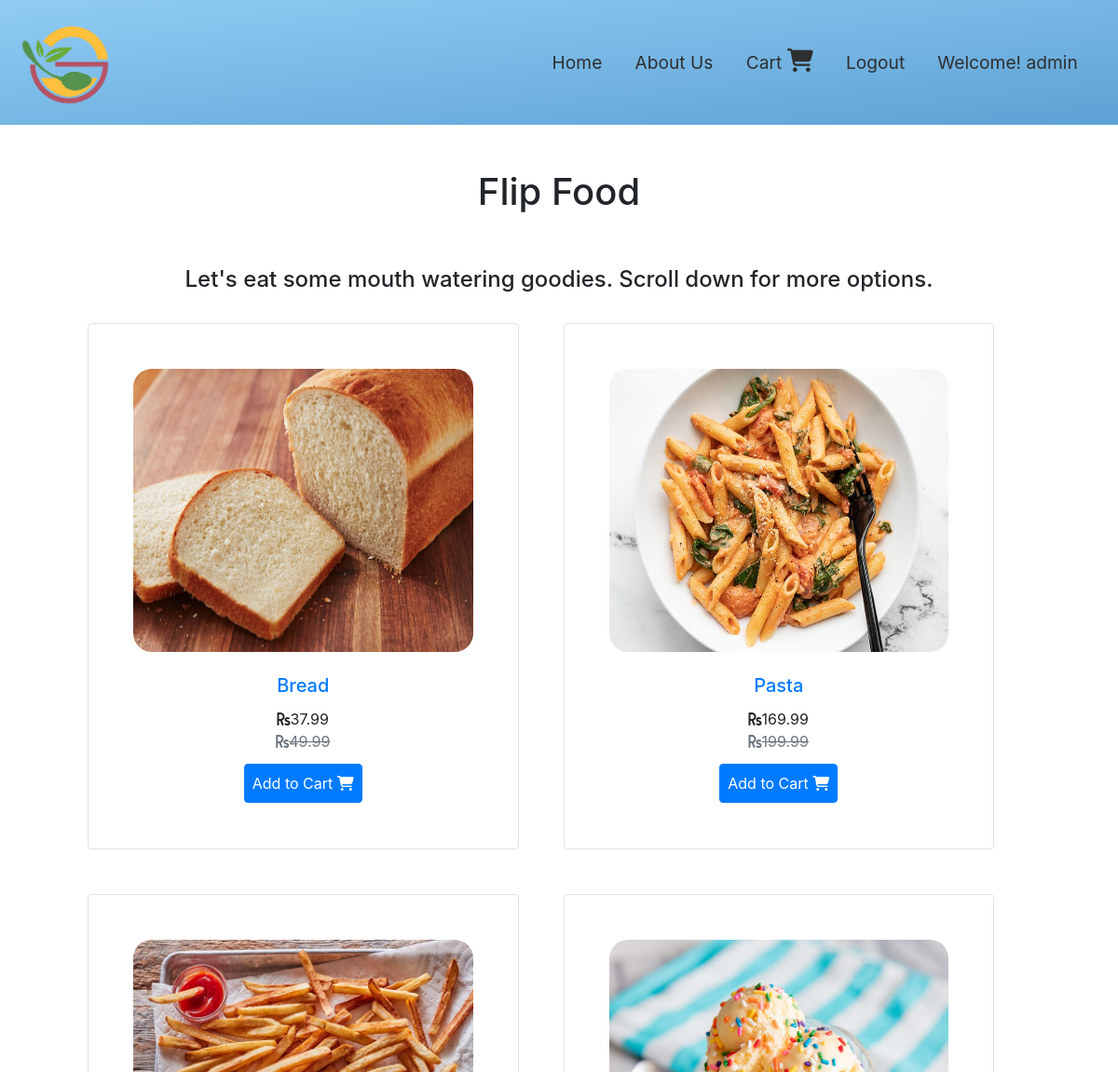
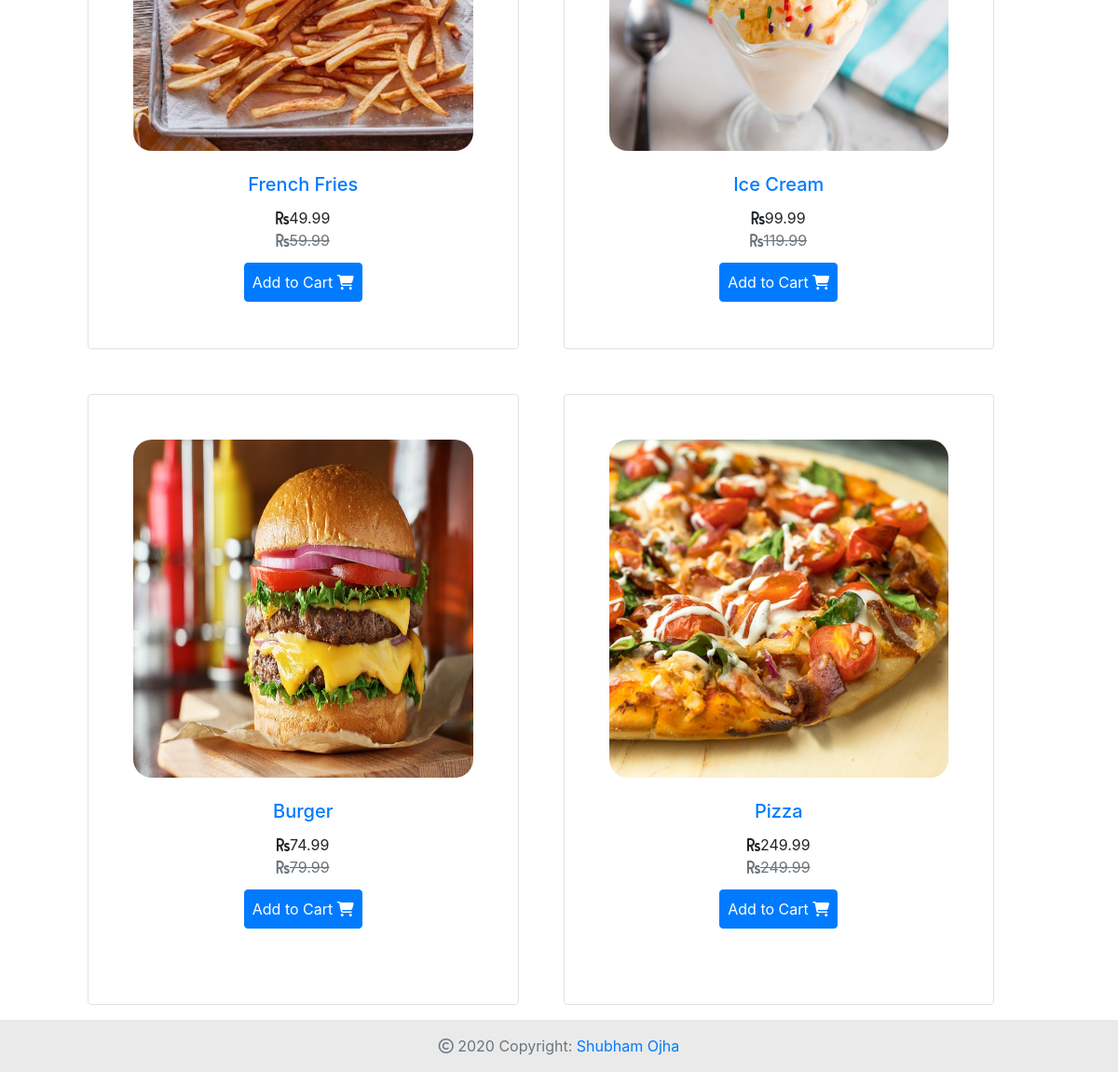
The app's page / (signed in) with its own data (2 pictures, top to bottom).
### food_delivery/models.py (models this page shows, shortened)
class Food( models.Model):
    name = models.CharField( max_length= 75)
    description = models.TextField()
    datePosted = models.DateTimeField( auto_now= True)
    seller = models.ForeignKey( User, on_delete= models.CASCADE, default= 1)
    image = models.ImageField( blank= False, null= True, upload_to= 'foods')
    price = models.DecimalField( max_digits= 5, decimal_places= 2)
    discount = models.DecimalField( max_digits= 5, decimal_places= 2)
    quantity = models.IntegerField( default= 0)
    ingredients = models.TextField( default= 'Details not provided by Chef')
    @property
    def actualValue( self):
        return self.price - self.discount

### food_delivery/views.py (the view)
# urls.py: path( '', FoodListView.as_view(), name='food-delivery-home'),
class FoodListView( ListView):
    model = Food
    template_name = 'food_delivery/main.html'
    context_object_name = 'foods'
    ordering = ['-datePosted']
    paginate_by = 8

### food_delivery/templates/food_delivery/main.html (shortened to what this page needs)
{% extends 'food_delivery/base.html' %}
{% load static %}
{% block header %}
Flip Food
{% endblock header %}
{% block main-content %}
    <link rel="stylesheet" href="{% static 'food_delivery/main.css' %}">
    <h4 class="text-center">
        Let's eat some mouth watering goodies. Scroll down for more options.
    </h4>
    <div class="row text-center" style="align-content: center;" id = "food-cards-container">
        {% for food in foods %}
        <div class="col-md-5 border p-5 m-4 rounded text-center pb-0 food-card" >
                <img src="{{ food.image.url }}" alt="{{ food.name }}'s Image'" class="main-food-photo">
            <div class="food-content p-4">
                <a href="{% url 'food-delivery-food-detail' food.id %}"><h5>{{ food.name }}</h5></a>
                <div class="food-price p-1">
                    <i class="fas fa-rupee-sign"></i>{{ food.actualValue }} <br>
                    <span class="text-muted" style="text-decoration:line-through">
                        <i class="fas fa-rupee-sign"></i>{{food.price}}
                    </span>
                </div>
                <div class="btn btn-primary p-2 m-2">
                    Add to Cart <i class="fas fa-shopping-cart"></i>
                </div>
            </div>
        </div>
        {% endfor %}
    </div>
{% endblock main-content %}

### food_delivery/templates/food_delivery/base.html (shortened to what this page needs)
<!DOCTYPE html>
<html lang="en">
<head>
	{% load static %}
	<link rel="stylesheet" href="{% static 'food_delivery/base.css' %}">
	<link rel="stylesheet" href="https://stackpath.bootstrapcdn.com/bootstrap/4.5.2/css/bootstrap.min.css">
</head>
<body>
	<nav class="navbar navbar-expand-md navbar-fixed-top">
		<a class="navbar-brand" href="#"><img src="{% static 'food_delivery/foodflip-logo.png' %}" alt="FoodFlip Logo"></a>
		<div class="collapse navbar-collapse" id="main-navigation">
			<ul class="navbar-nav">
				<li class="nav-item">
					<a class="nav-link" href="{% url 'food-delivery-home' %}">Home</a>
				</li>
				<li class="nav-item">
					<a class="nav-link" href="{% url 'food-delivery-about' %}">About Us</a>
				</li>
				{% if user.is_authenticated %}
				<li class="nav-item">
					<a class="nav-link" href="{% url 'cart-cart' %}">Cart <i class="fas fa-shopping-cart" style="font-size: 1.3em;"></i></a>
				</li>
				<li class="nav-item">
					<a class="nav-link" href="{% url 'users-logout' %}">Logout</a>
				</li>
				<li class="nav-item">
					<a href="{% url 'users-profile' %}" class="nav-link">Welcome! {{user.username}}</a>
				</li>
				{% endif %}
			</ul>
		</div>
	</nav>
	<div class="container-lg">
		<h1 class="text-center py-5">
			{% block header %}
			{% endblock header %}
		</h1>
		<div class="main-content">
			{% block main-content %}
			{% endblock main-content %}
		</div>
	</div>
	<footer class="page-footer font-small fixed-bottom text-center py-3">
		<div class="container-lg">
			<div class="footer-copyright text-muted">
				<i class="far fa-copyright"></i> 2020 Copyright: <a href="https://commanderbaman.github.io/19D070056_WEB_DEV/">Shubham Ojha</a>
			</div>
		</div>
	</footer>
</body>
</html>

### food_delivery/static/food_delivery/base.css (style rules this page uses)
.navbar { background-image: linear-gradient(to bottom right, #90CCF4, #5DA2D5); }
.navbar .navbar-brand img { height: 13.5vh; }
.nav-link, .navbar-brand { color: #2f2f2f; font-size: 1.2em; }
.nav-link { margin-right: 1em !important; transition-duration: 0.3s; }
.navbar-collapse { justify-content: flex-end; }
.main-content { width: 100%; margin: auto; }
footer { background-color: #eaeaea; }

### food_delivery/static/food_delivery/main.css (style rules this page uses)
img.main-food-photo { width: 100%; height: 65%; border-radius: 20px; }
#food-cards-container { width: 100%; position: relative; left: 40px; }

### records on screen
Food: image (picture), name "Bread", actualValue "37.99", price "49.99"
Food: image (picture), name "Pasta", actualValue "169.99", price "199.99"
Food: image (picture), name "French Fries", actualValue "49.99", price "59.99"
Food: image (picture), name "Ice Cream", actualValue "99.99", price "119.99"
Food: image (picture), name "Burger", actualValue "74.99", price "79.99"
Food: image (picture), name "Pizza", actualValue "249.99", price "249.99"

### other values on screen
{{ user.username }} "admin"
